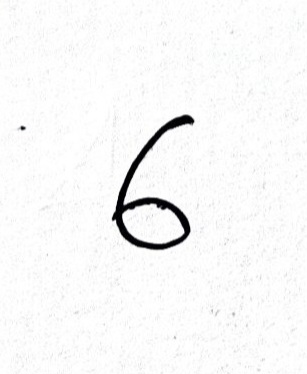
#> input picture 20250302_154507.jpg, 307 x 374 px
$ jupyter execute --allow-errors predict_digit.ipynb
#> lines starting #> are read from the running program, lines starting #| are printed output that depends on the picture
[cell 1]
import os
import cv2
import numpy as np
import matplotlib.pyplot as plt

[cell 2]
import pickle

#> (a cell that did not finish here is left out)

#> (a cell that did not finish here is left out)

#> (a cell that did not finish here is left out)

#> (a cell that did not finish here is left out)

[cell 7]
img_path = '20250302_154507.jpg'
img = cv2.imread(img_path)
#> img is the input picture: shape (374, 307, 3); mean B, G, R 247.4, 247.3, 247.3

[cell 8]
img = cv2.resize(img, (64, 64))
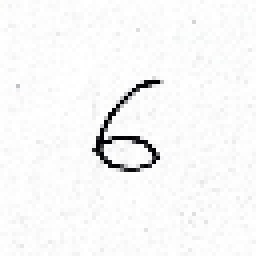
#> img: shape (64, 64, 3) (shown 4 times larger); mean B, G, R 247.3, 247.3, 247.3
img = 255 - img
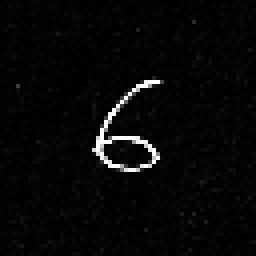
#> img: shape (64, 64, 3) (shown 4 times larger); mean B, G, R 7.7, 7.7, 7.7
img = img/255.0
img = img.reshape(1, -1)

[cell 9]
img.shape
#> Out = (1, 12288)

$ run again, with 20250302_150223.jpg copied over 20250302_154507.jpg
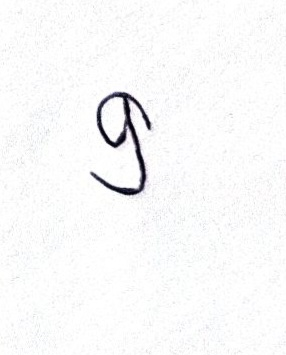
#> input picture 20250302_150223.jpg, 286 x 355 px
#> img is the input picture: shape (355, 286, 3); mean B, G, R 249, 248.6, 248.6
#> `img = cv2.resize(img, (64, 64))`:
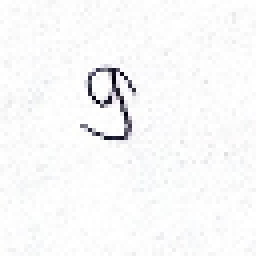
#> img: shape (64, 64, 3) (shown 4 times larger); mean B, G, R 248.9, 248.5, 248.5
#> `img = 255 - img`:
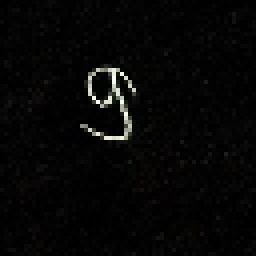
#> img: shape (64, 64, 3) (shown 4 times larger); mean B, G, R 6.1, 6.5, 6.5

$ run again, with 20250302_152545.jpg copied over 20250302_154507.jpg
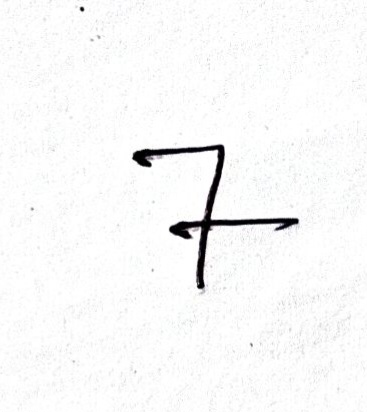
#> input picture 20250302_152545.jpg, 367 x 412 px
#> img is the input picture: shape (412, 367, 3); mean B, G, R 247.9, 247.8, 247.8
#> `img = cv2.resize(img, (64, 64))`:
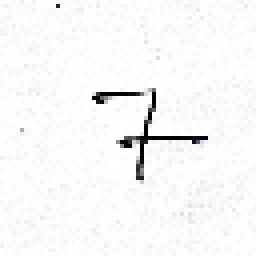
#> img: shape (64, 64, 3) (shown 4 times larger); mean B, G, R 247.4, 247.3, 247.3
#> `img = 255 - img`:
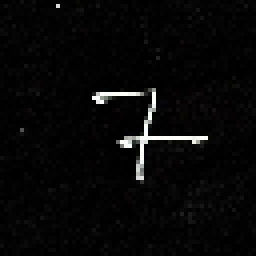
#> img: shape (64, 64, 3) (shown 4 times larger); mean B, G, R 7.6, 7.7, 7.7
